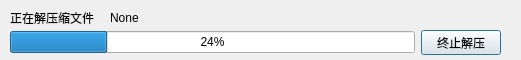
<?xml version="1.0" encoding="UTF-8"?>
<ui version="4.0">
 <class>unzip_file_dialog</class>
 <widget class="QDialog" name="unzip_file_dialog">
  <property name="geometry">
   <rect>
    <x>0</x>
    <y>0</y>
    <width>521</width>
    <height>60</height>
   </rect>
  </property>
  <property name="windowTitle">
   <string>DGModule运行前准备工作 资源文件释放</string>
  </property>
  <widget class="QLabel" name="label">
   <property name="geometry">
    <rect>
     <x>10</x>
     <y>10</y>
     <width>111</width>
     <height>16</height>
    </rect>
   </property>
   <property name="text">
    <string>正在解压缩文件</string>
   </property>
  </widget>
  <widget class="QLabel" name="act_label">
   <property name="geometry">
    <rect>
     <x>110</x>
     <y>10</y>
     <width>111</width>
     <height>16</height>
    </rect>
   </property>
   <property name="text">
    <string>None</string>
   </property>
  </widget>
  <widget class="QWidget" name="">
   <property name="geometry">
    <rect>
     <x>10</x>
     <y>30</y>
     <width>491</width>
     <height>25</height>
    </rect>
   </property>
   <layout class="QGridLayout" name="gridLayout">
    <item row="0" column="0">
     <widget class="QProgressBar" name="progressBar">
      <property name="value">
       <number>24</number>
      </property>
     </widget>
    </item>
    <item row="0" column="1">
     <widget class="QPushButton" name="exit_button">
      <property name="text">
       <string>终止解压</string>
      </property>
     </widget>
    </item>
   </layout>
  </widget>
 </widget>
 <resources/>
 <connections/>
</ui>
